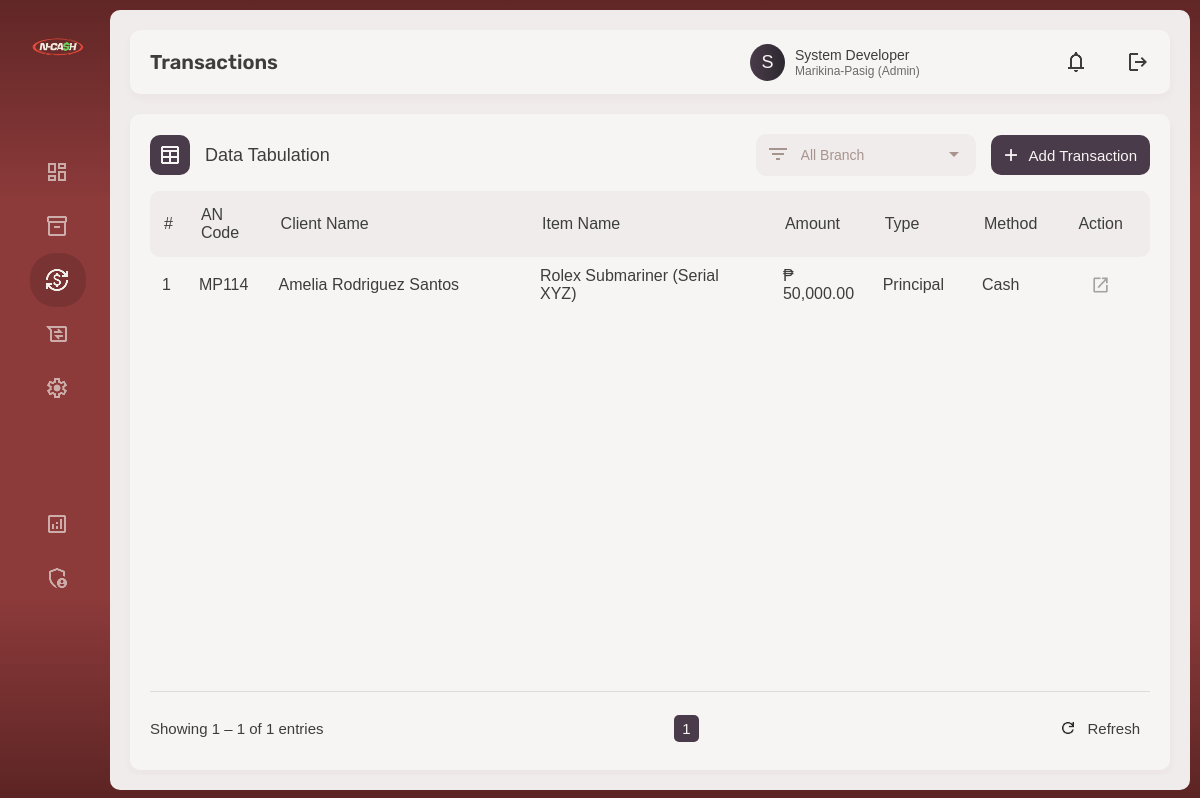
Screenshot of /dashboard/transactions.php (signed in) with the database file from the repository.
### tables this page shows
CREATE TABLE `transactions` (
  `transaction_id` int(11) NOT NULL,
  `agreement_num` int(11) NOT NULL,
  `client_id` int(11) NOT NULL,
  `branch_id` int(11) NOT NULL,
  `item_id` int(11) NOT NULL,
  `amount` decimal(9,2) NOT NULL,
  `type_of_pay` enum('Principal','Interest') NOT NULL,
  `created_by` varchar(50) NOT NULL,
  `edited_by` varchar(50) NOT NULL,
  `created_at` timestamp NOT NULL DEFAULT current_timestamp(),
  `edited_at` timestamp NOT NULL DEFAULT current_timestamp(),
  `method` enum('Cash','Online','Bank') NOT NULL,
  `paid_date` timestamp NOT NULL DEFAULT current_timestamp()
);

CREATE TABLE `clients` (
  `client_id` int(11) NOT NULL,
  `fullname` varchar(50) NOT NULL,
  `contact` bigint(11) NOT NULL,
  `email` varchar(100) DEFAULT NULL,
  `address` varchar(255) DEFAULT NULL,
  `created_at` timestamp NOT NULL DEFAULT current_timestamp() ON UPDATE current_timestamp()
);

CREATE TABLE `inventory` (
  `item_id` int(11) NOT NULL,
  `client_id` int(11) NOT NULL,
  `branch_id` int(11) NOT NULL,
  `item_name` varchar(50) NOT NULL,
  `category` varchar(20) NOT NULL,
  `agreement_num` int(11) NOT NULL,
  `principal` decimal(9,2) NOT NULL,
  `status` enum('Active','Redeemed','Overdue') NOT NULL,
  `due_date` timestamp NOT NULL DEFAULT current_timestamp(),
  `remarks` text NOT NULL,
  `created_at` timestamp NOT NULL DEFAULT current_timestamp(),
  `updated_at` timestamp NOT NULL DEFAULT current_timestamp(),
  `created_by` varchar(255) NOT NULL,
  `updated_by` varchar(255) NOT NULL,
  `interest` decimal(9,2) NOT NULL
);

### dashboard/transactions.php (the view, shortened to what this page needs)
<?php
include("../config/db_conn.php");
?>
<!DOCTYPE html>
<html lang="en">
<head>
    <link rel="stylesheet" href="../resources/css/base.css">
    <link rel="stylesheet" href="../resources/css/colors.css">
    <link rel="stylesheet" href="../resources/css/fonts.css">
    <link rel="stylesheet" href="../resources/css/pages/dashboard/transactions.css">
</head>
<body>
    <main>
        <section class="dashboard">
            <section class="navigation_bar">
                <?php
                    include('../includes/nav_bar.php')
                ?>
            </section>
            <section class="main_content">
                <?php
                    include('../includes/top_panel.php')
                ?>
                <div class="central_panelC">
                    <div class="data_tableC">
                        <div class="data_panel_header">
                            <div class="data_panel_name">
                                <div class="icon_normal">
                                    <img src="../resources/img/icons/table_w.png" alt="table_icon">
                                </div>
                                <h2>Data Tabulation</h2>
                            </div>
                            <div class="data_panel_buttons">
                                <?php
                                    $role = $_SESSION['role'];
                                ?>
                                <form action="transactions.php" method="GET">
                                    <span class="custom-arrow-sort"><img src="../resources/img/icons/filter.png" alt="filter"></span>
                                    <select name="branch" id="branch" onchange="this.form.submit()" class="sort">
                                        <?php
                                            $selected = $_GET['branch'] ?? 'all';
                                            if ($role == 'admin')
                                            {
                                                echo "
                                                <option value='all' " . ($selected === 'all' ? 'selected' : '') . ">All Branch</option>
                                                <option value='pasig' " . ($selected === 'pasig' ? 'selected' : '') . ">Pasig City Branch</option>
                                                <option value='quezon' " . ($selected === 'quezon' ? 'selected' : '') . ">Quezon City Branch</option>
                                                <option value='makati' " . ($selected === 'makati' ? 'selected' : '') . ">Makati City Branch</option>
                                                ";
                                            }
                                        ?>
                                    </select>
                                    <span class="custom-arrow"><img src="../resources/img/icons/arrow_drop_down_bb.png" alt="sort"></span>
                                </form>
                                <button onclick="window.location.href='../dashboard/transactions/add.php'"><img src="../resources/img/icons/add1.png" alt="add_transaction">Add Transaction</button>
                                <?php
                                    $sorting = isset($_GET['branch']) ? $_GET['branch'] : 'default';
                                    $orderBy = '';
                                    switch ($sorting)
                                    {
                                        case 'all':
                                        case 'default':
                                            $orderBy = " ORDER BY t.created_at DESC";
                                            break;
                                    }
                                    $where_sql = '';
                                    $page = isset($_GET['page']) ? (int)$_GET['page'] : 1;
                                    $limit = 12;
                                    $offset = ($page - 1) * $limit;
                                    $sql = "SELECT t.transaction_id, t.agreement_num, c.fullname, i.item_name, b.branch_name, t.amount, t.type_of_pay, t.method
                                        FROM transactions AS t
                                        INNER JOIN clients AS c ON t.client_id = c.client_id
                                        INNER JOIN inventory AS i ON t.item_id = i.item_id
                                        INNER JOIN branches AS b ON t.branch_id = b.branch_id
                                        $where_sql
                                        $orderBy
                                        LIMIT $limit OFFSET $offset";
                                    $count_sql = "SELECT COUNT(*) AS total
                                        FROM transactions AS t
                                        INNER JOIN clients AS c ON t.client_id = c.client_id
                                        INNER JOIN inventory AS i ON t.item_id = i.item_id
                                        INNER JOIN branches AS b ON t.branch_id = b.branch_id
                                        $where_sql";
                                    $stmt = $conn->prepare($sql);
                                    $count_stmt = $conn->prepare($count_sql);
                                    $stmt->execute();
                                    $result = $stmt->get_result();
                                    $count_stmt->execute();
                                    $count_result = $count_stmt->get_result();
                                    $total_row = $count_result ? $count_result->fetch_assoc() : null;
                                    $total = $total_row['total'] ?? 0;
                                ?>
                            </div>
                        </div>
                        <div class="table_cont">
                            <table>
                                <thead>
                                    <tr>
                                        <th>#</th>
                                        <th>AN Code</th>
                                        <th>Client Name</th>
                                        <th>Item Name</th>
                                        <th>Amount</th>
                                        <th>Type</th>
                                        <th>Method</th>
                                        <th>Action</th>
                                    </tr>
                                </thead>
                                <tbody>
                                <?php
                                    $number = (($page - 1) * $limit) + 1;
                                    if($result->num_rows > 0)
                                    {
                                        while($row = $result->fetch_assoc())
                                        {
                                            $transaction_id = htmlspecialchars($row['transaction_id']);
                                            $agreement_num = htmlspecialchars($row['agreement_num']);
                                            $client_name = htmlspecialchars($row['fullname']);
                                            $item = htmlspecialchars($row['item_name']);
                                            $branch = htmlspecialchars($row['branch_name']);
                                            $amount = htmlspecialchars($row['amount']);
                                            $pay_type = htmlspecialchars($row['type_of_pay']);
                                            $method = htmlspecialchars($row['method']);
                                            $amount_decimal = number_format($amount, 2);
                                            if ($branch === "Marikina-Pasig") {
                                                $final_agreement_num = "MP" . $agreement_num;
                                            } else if ($branch === "Quezon City") {
                                                $final_agreement_num = "Q" . $agreement_num;
                                            } else if ($branch === "Makati") {
                                                $final_agreement_num = "M" . $agreement_num;
                                            } else {
                                                $final_agreement_num = "-" . $agreement_num;
                                            }
                                            echo
                                            "
                                            <tr>
                                                <td> $number </td>
                                                <td> $final_agreement_num </td>
                                                <td> $client_name </td>
                                                <td> $item </td>
                                                <td>₱ $amount_decimal</td>
                                                <td> $pay_type </td>
                                                <td> $method </td>
                                                <td>
                                                    <a href=\"../dashboard/transactions/transaction_details.php?id=" . $transaction_id . "\"><button type=\"submit\"><img src=\"../resources/img/icons/open.png\" alt=\"open\"></button></a>
                                                </td>
                                            </tr>
                                            ";
                                            $number++;
                                        }
                                    }
                                ?>
                                </tbody>
                            </table>
                        </div>
                        <div class="data_table_actions">
                            <div class="data_table_actions_components">
                                <p>
                                    <?php
                                        $shown = $result->num_rows;
                                        $start = $offset + 1;
                                        $end = $offset + $shown;
                                        if ($total == 0 || $end == 0) {
                                            echo "Showing 0 entries";
                                        } else {
                                            echo "Showing $start – $end of $total entries";
                                        }
                                    ?>
                                </p>
                            </div>
                            <div class="data_table_actions_components">
                                <div class="pagination">
                                    <?php
                                        $total_pages = ceil($total / $limit);
                                        for ($i = 1; $i <= $total_pages; $i++) {
                                            if ($i == $page) {
                                                echo "<div class=\"page_button_active\">$i</div>";
                                            } else {
                                                echo "<div class=\"page_button\"><a href='?page=$i&branch=$sorting'>$i</a></div>";
                                            }
                                        }
                                    ?>
                                </div>
                            </div>
                            <div class="data_table_actions_components">
                                <div class="data_actions">
                                    <button onclick="window.location.href='../dashboard/transactions.php'"><img src="../resources/img/icons/refresh.png" alt="refresh"><p>Refresh</p></button>
                                </div>
                            </div>
                        </div>
                    </div>
                </div>
            </section>
        </section>
    </main>
</body>
</html>

### resources/css/colors.css (style rules this page uses)
:root { --black-dark: #2c2929; --loading-dark: #3d3d3d; --nav-unfocused: #958d8d; --text-outline-light: #bfb6b6; --table-border-bottom: #d0caca; --nav-focused: #e1dbdb; --input-border: #e1dada; --main-content: #f7f4f4; --main-background: #f0ecec; --main-background-login: #faf8f8; --main-background-data: #f1eded; --red-vvdark: #5e2222; --red-vdark: #7a3333; --red-hover: #8a3333; --red-dark: #9e3b3b; --red-light: #b84b4b; --red-more-lighter: #cf6666; --red-gradient: linear-gradient(135deg, #5c2424, #5c2424, #8c3a3a, #5c2424); --red-gradient-reversed: linear-gradient(135deg, #5c2424, #8c3a3a, #5c2424, #5c2424); --red-gradient-nav: linear-gradient(#612626, #8c3a3a, #8c3a3a, #8c3a3a, #5c2424); --reports-gradient-sub: linear-gradient(to right, #e67e73, #f2a49e); --reports-gradient: linear-gradient(to right, #4a3b4a, #2c2830); --reports-gradient2: linear-gradient(135deg, #4a3b4a, #2c2830, #332e37); --reports-gradient-light: #e3dced; --reports-text: #b8a8b8; --purple: #4a3b4a; --purple-dark: #3d3743; --success: #527b55; --search: #a7948f; --request-light: #39528b; --request-dark: #324879; --blue: #2C3E50; --complete: #27AE60; --late: #C0392B; --gold: #b1822a; }

### resources/css/pages/dashboard/transactions.css (style rules this page uses)
.data_panel_header, .data_panel_subheader { display: flex; justify-content: space-between; align-items: center; gap: 10px; margin-bottom: 15px; }
.data_panel_name { display: flex; align-items: center; gap: 15px; }
.data_panel_buttons { min-width: 800px; display: flex; justify-content: end; align-items: center; gap: 15px; }
.data_panel_buttons button { font-size: 15px; font-weight: 400; padding: 10px 13px 10px 10px; height: 100%; border: none; border-radius: 10px; color: var(--main-content); background-color: var(--purple); display: flex; gap: 8px; align-items: center; justify-content: center; transition: background-color 0.2s ease; }
.data_panel_buttons button img { padding: none; width: 20px; height: auto; }
.data_panel_buttons form { position: relative; display: flex; align-items: center; }
.custom-arrow { position: absolute; top: 8px; right: 18px; width: 16px; height: 16px; cursor: pointer; }
.custom-arrow-sort { position: absolute; top: 8px; left: 10px; width: 16px; height: 16px; cursor: pointer; }
.sort option { background-color: var(--main-content); color: var(--black-dark); }
select option { background-color: var(--main-content) !important; }
th:nth-child(1), td:nth-child(1) { width: 2%; }
th:nth-child(2), td:nth-child(2) { width: 8%; }
th:nth-child(3), td:nth-child(3) { width: 27%; }
th:nth-child(4), td:nth-child(4) { width: 25%; }
th:nth-child(5), td:nth-child(5) { width: 10%; }
th:nth-child(6), td:nth-child(6) { width: 10%; }
th:nth-child(7), td:nth-child(7) { width: 8%; }
th:nth-child(8), td:nth-child(8) { width: 10%; text-align: center; }
td:nth-child(8) button { background-color: transparent; border: none; margin: 0 2px; }
td:nth-child(8) img { width: 80%; opacity: 0.6; }

### rows the page displays
transactions: agreement_num "MP114", client.fullname "Amelia Rodriguez Santos", item.item_name "Rolex Submariner (Serial XYZ)", amount "50,000.00", type_of_pay "Principal", method "Cash"

### other values shown
str_replace("_", " ",basename($_SERVER['PHP_SELF'], ".php")) "Transactions"
mb_substr($fullname, 0, 1) "S"
$fullname "System Developer"
$branch_name "Marikina-Pasig"
$role "Admin"
$start "1"
$end "1"
$total "1"
